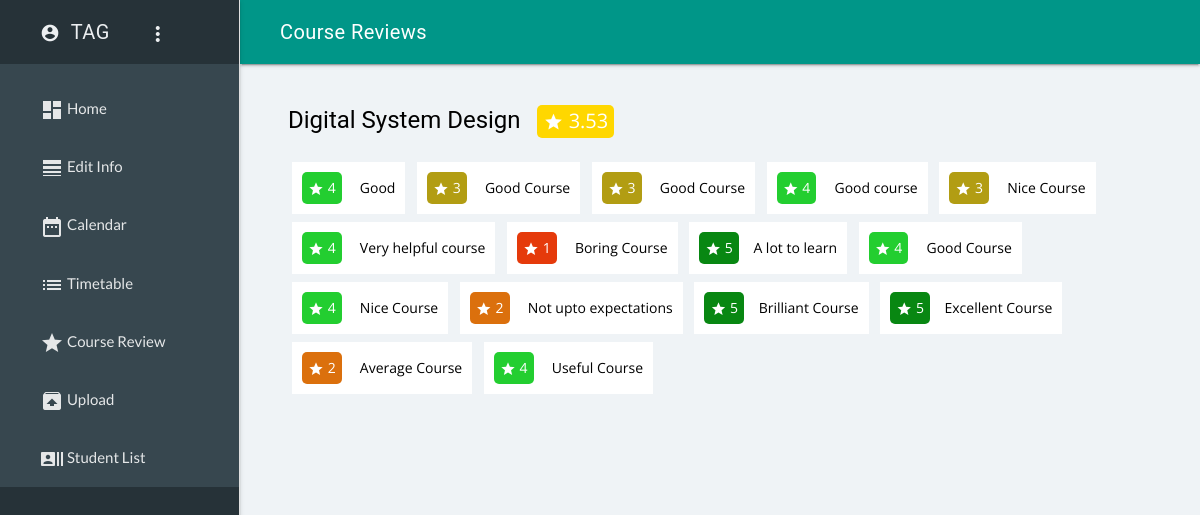
The page /faculty/review.php (signed in) on the database its author committed.
### tables this page shows
CREATE TABLE `prof` (
  `id` int(11) NOT NULL,
  `NAME` varchar(40) NOT NULL,
  `PASSWORD` varchar(30) NOT NULL,
  `CONTACT` varchar(13) NOT NULL,
  `ADDRESS` varchar(80) NOT NULL,
  `TEACHER_ID` int(11) NOT NULL
);

CREATE TABLE `sem_courses` (
  `id` int(11) NOT NULL,
  `code` varchar(10) NOT NULL DEFAULT 'ICXXX',
  `NAME` varchar(30) NOT NULL,
  `COURSE_ID` int(11) NOT NULL,
  `slot` varchar(5) NOT NULL
);

CREATE TABLE `creview` (
  `id` int(11) NOT NULL,
  `ROLLNO` int(11) NOT NULL,
  `cid` int(11) NOT NULL,
  `rating` float NOT NULL,
  `descr` varchar(140) NOT NULL,
  `time` timestamp NOT NULL DEFAULT CURRENT_TIMESTAMP
);

### faculty/core.php (called while the page is built, shortened)
<?php
function getcrs($cid)
{
$db = new MYSQLI('localhost','root','','Project') ;
$cour=$db->query("SELECT NAME FROM sem_courses where COURSE_ID=".$cid."");
if (!$cour->num_rows)
{
echo "Error";
}
else
{
$rows=$cour->fetch_all(MYSQLI_ASSOC) ;
foreach($rows as $row)
{
  return $row['NAME'] ;
}
}
}
?>

### faculty/review.php (the view, shortened to what this page needs)
<!doctype html>
<?php
require 'core.php';
require 'connect.php';
      $cd=$_SESSION['unamefac'];
?>
<html>
  <head>
</head>
  <body>
  <?php
$title="Course Reviews";
  include 'include.inc.php';?>
<?php
echo  "<br><br>";
echo "<h4>".getcrs($cd)."</h4>  ";
$cou=$db->query("SELECT round(avg(rating),2) as avgr FROM creview where cid=".$cd."");
$rowsr=$cou->fetch_all(MYSQLI_ASSOC) ;
if (!$cou->num_rows)
{}
else{foreach($rowsr as $row)
{
echo "&nbsp;&nbsp;&nbsp;<div class=\"rte rshw\" > <i class=\"material-icons alig\">grade</i> ".$row['avgr']."</div><br><br>";
}
$cour=$db->query("SELECT * FROM creview where cid=".$cd."");
if (!$cour->num_rows)
{
echo "<br><div class=opts>No one has reviewed the course</div>";
}
else{
$rows=$cour->fetch_all(MYSQLI_ASSOC) ;
foreach($rows as $row)
{
  $rating=$row['rating'] ;
  $descr=$row['descr'];
  if($rating==5)echo "<div class=opt><div class=\"rte r5\"> <i class=\"material-icons align\">grade</i> $rating </div>&nbsp;&nbsp;&nbsp;&nbsp;$descr</div> ";
  else if($rating==4)echo "<div class=opt> <div class=\"rte r4\"> <i class=\"material-icons align\">grade</i> $rating </div>&nbsp;&nbsp;&nbsp;&nbsp; $descr</div> ";
  else if($rating==3)echo "<div class=opt><div class=\"rte r3\"> <i class=\"material-icons align\">grade</i> $rating </div>&nbsp;&nbsp;&nbsp;&nbsp; $descr</div> ";
  else if($rating==2)echo "<div class=opt><div class=\"rte r2\"> <i class=\"material-icons align\">grade</i> $rating </div> &nbsp;&nbsp;&nbsp;&nbsp;$descr</div> ";
  else if($rating==1)echo "<div class=opt><div class=\"rte r1\"> <i class=\"material-icons align\">grade</i> $rating </div> &nbsp;&nbsp;&nbsp;&nbsp;$descr</div> ";
}
}
}
  ?>
   <br><br>
  </div></main></div>
</body>
</html>

### faculty/include.inc.php (shortened to what this page needs)
 <link rel="stylesheet" href="assets/css/material.min.css" />
<div class="mdl-layout mdl-js-layout mdl-layout--fixed-drawer
            mdl-layout--fixed-header">
  <header class="mdl-layout__header">
    <div class="mdl-layout__header-row">
      <span class="mdl-layout-title"><?php echo $title;?></span>
    </div>
  </header>
  <div class="mdl-layout__drawer mdl-color--blue-grey-900 mdl-color-text--blue-grey-50">
    <span class="mdl-layout-title">
    <?php
    $query_res=$db->query("SELECT NAME from prof where TEACHER_ID=".@$_SESSION['unamefac']." ");
    $rows=$query_res->fetch_all(MYSQLI_ASSOC) ;
    foreach($rows as $row)
      {
        $nm="<i class=\"material-icons alig acnt\">account_circle</i> &nbsp;".$row['NAME']."&nbsp;&nbsp;&nbsp;&nbsp;&nbsp;&nbsp;<button id=demo-menu-lower
        class=\"mdl-button mdl-js-button mdl-button--icon\">
  <i class=material-icons>more_vert</i>
</button>
<ul class=\"mdl-menu mdl-menu--bottom-right mdl-js-menu mdl-js-ripple-effect\"
    for=demo-menu-lower>
   <a href=\"editinfo.php\"><li class=mdl-menu__item><i class=\"alig material-icons\">line_weight</i> Edit Info</li></a>
  <a href=\"logout.php\"><li class=mdl-menu__item><i class=\"material-icons alig\">launch</i> Log Out</li></a>
</ul>" ;
        echo $nm;
      }
    ?></span>
    <nav class="mdl-navigation mdl-color--blue-grey-800 mdl-color-text--blue-white-20">
      <a class="mdl-navigation__link" href="index.php"><i class="material-icons">dashboard</i> Home </a>
      <a class="mdl-navigation__link" href="editinfo.php"><i class="material-icons">line_weight</i> Edit Info</a>
      <a class="mdl-navigation__link" href="cal.php"><i class="material-icons">date_range</i> Calendar</a>
      <a class="mdl-navigation__link" href="timetable.php"><i class="material-icons">list</i> Timetable</a>
      <a class="mdl-navigation__link" href="review.php"><i class="material-icons">grade</i> Course Review</a>
      <a class="mdl-navigation__link" href="fupl.php"><i class="material-icons">unarchive</i> Upload</a>
      <a class="mdl-navigation__link" href="listst.php"><i class="material-icons">recent_actors</i> Student List</a>
    </nav>
  </div>
  <main class="mdl-layout__content">
    <div class="page-content">

### faculty/include.inc.php (style rules this page uses)
.alig { vertical-align:-21%;font-size:20px; }
.acnt { font-size:26px; }
a { text-decoration:none; }
.mdl-navigation__link { font-family:'Lato' !important; }
.mdl-navigation__link { font-size:15px;color:white !important; }
body { background:#eff3f6;font-family:'Open Sans';color:black; }
.page-content { width:90%;margin: auto;color:black; }

### faculty/review.php (style rules this page uses)
.opt { background-color: white;display: inline-block;padding:10px;margin:4px; }
.align { vertical-align:-21%;font-size:16px; }
.rte { color:white;display:inline-block;padding:6px;border-radius:5px; }
.r5 { background-color:#088712; }
.r4 { background-color:#23ce30; }
.r3 { background-color:#b29d13; }
.r2 { background-color:#db700d; }
.r1 { background-color:#e53a0b; }
.rshw { background-color:#FFD700; font-size:20px; }
.alig { vertical-align:-21%;font-size:20px; }
h4 { display: inline; }

### rows shown on the page
prof: NAME "TAG"
sem_courses: NAME "Digital System Design"
creview: rating "4", descr "Good"
creview: rating "3", descr "Good Course"
creview: rating "3", descr "Good Course"
creview: rating "4", descr "Good course"
creview: rating "3", descr "Nice Course"
creview: rating "4", descr "Very helpful course"
creview: rating "1", descr "Boring Course"
creview: rating "5", descr "A lot to learn"
creview: rating "4", descr "Good Course"
creview: rating "4", descr "Nice Course"
creview: rating "2", descr "Not upto expectations"
creview: rating "5", descr "Brilliant Course"
creview: rating "5", descr "Excellent Course"
creview: rating "2", descr "Average Course"
creview: rating "4", descr "Useful Course"

### other values the page prints
$title "Course Reviews"
$row['avgr'] "3.53"
